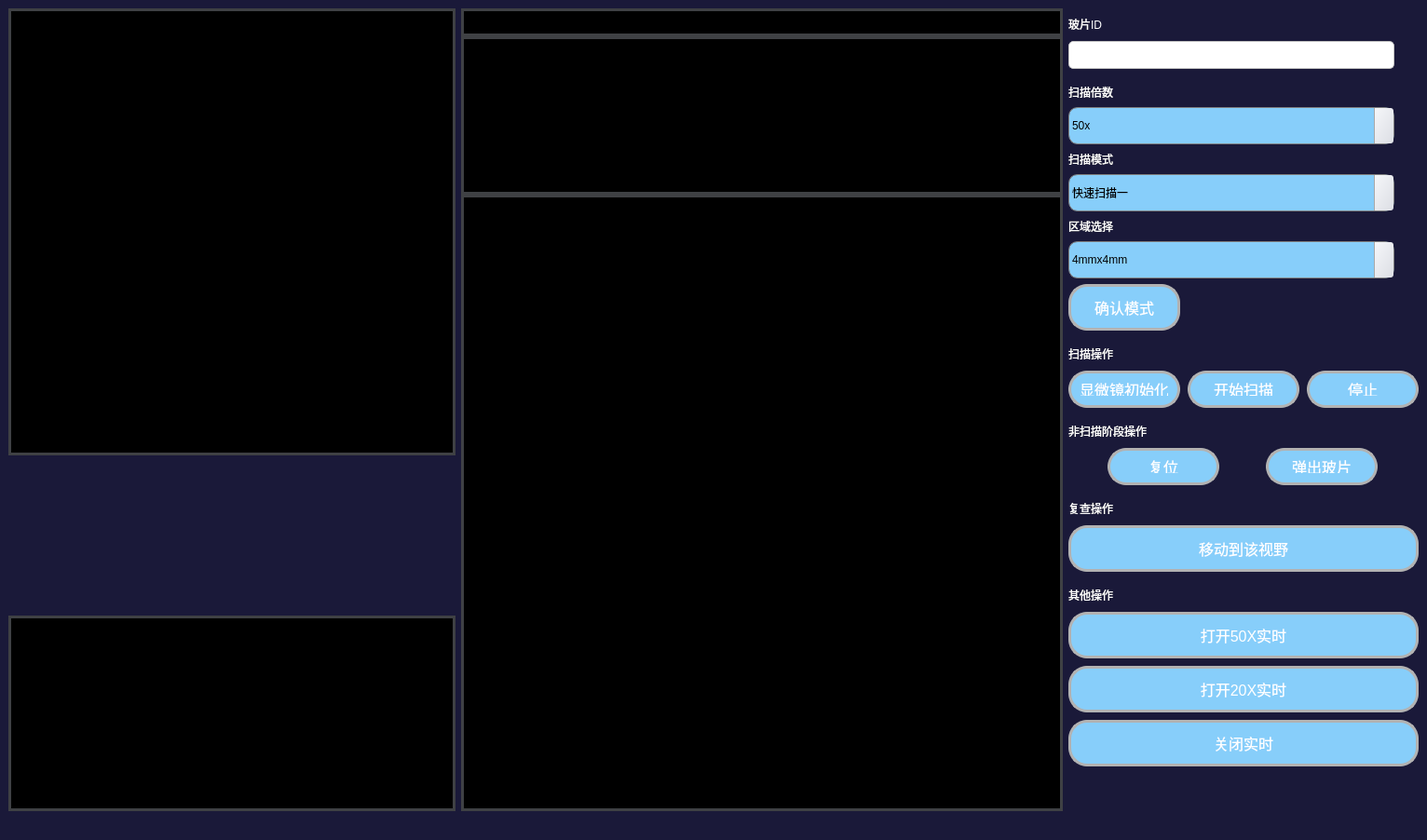
<?xml version="1.0" encoding="UTF-8"?>
<ui version="4.0">
 <class>MainWindow</class>
 <widget class="QMainWindow" name="MainWindow">
  <property name="geometry">
   <rect>
    <x>0</x>
    <y>0</y>
    <width>1532</width>
    <height>902</height>
   </rect>
  </property>
  <property name="minimumSize">
   <size>
    <width>1532</width>
    <height>902</height>
   </size>
  </property>
  <property name="maximumSize">
   <size>
    <width>16777215</width>
    <height>16777215</height>
   </size>
  </property>
  <property name="windowTitle">
   <string>BIOscope</string>
  </property>
  <property name="windowIcon">
   <iconset>
    <normaloff>src/ICON/icon.jpg</normaloff>src/ICON/icon.jpg</iconset>
  </property>
  <property name="styleSheet">
   <string notr="true">background-color: rgb(26, 25, 57);
          color: rgb(255, 255, 255);</string>
  </property>
  <widget class="QWidget" name="centralwidget">
   <layout class="QHBoxLayout" name="horizontalLayout_3">
    <item>
     <layout class="QVBoxLayout" name="verticalLayout">
      <item>
       <widget class="QLabel" name="label_fcous_img">
        <property name="minimumSize">
         <size>
          <width>480</width>
          <height>480</height>
         </size>
        </property>
        <property name="maximumSize">
         <size>
          <width>480</width>
          <height>480</height>
         </size>
        </property>
        <property name="styleSheet">
         <string notr="true">background-color: rgb(0, 0, 0);
border: 3px solid rgb(63, 65, 68);

</string>
        </property>
        <property name="text">
         <string/>
        </property>
       </widget>
      </item>
      <item>
       <widget class="QLabel" name="label_slide">
        <property name="minimumSize">
         <size>
          <width>480</width>
          <height>160</height>
         </size>
        </property>
        <property name="maximumSize">
         <size>
          <width>480</width>
          <height>160</height>
         </size>
        </property>
        <property name="styleSheet">
         <string notr="true">    QLabel {
        background-image: url('./src/480.png'); 
        background-repeat: no-repeat;
        background-position: center;
    }
</string>
        </property>
        <property name="text">
         <string/>
        </property>
       </widget>
      </item>
      <item>
       <widget class="QTextEdit" name="textEdit_log">
        <property name="minimumSize">
         <size>
          <width>480</width>
          <height>0</height>
         </size>
        </property>
        <property name="maximumSize">
         <size>
          <width>480</width>
          <height>16777215</height>
         </size>
        </property>
        <property name="styleSheet">
         <string notr="true">background-color: black; border: 3px solid rgb(63, 65, 68);
</string>
        </property>
       </widget>
      </item>
     </layout>
    </item>
    <item>
     <layout class="QVBoxLayout" name="verticalLayout_2">
      <property name="spacing">
       <number>0</number>
      </property>
      <item>
       <widget class="QLineEdit" name="lineEdit_slide">
        <property name="minimumSize">
         <size>
          <width>0</width>
          <height>30</height>
         </size>
        </property>
        <property name="maximumSize">
         <size>
          <width>16777215</width>
          <height>30</height>
         </size>
        </property>
        <property name="styleSheet">
         <string notr="true">background-color: black; border: 3px solid rgb(63, 65, 68);
</string>
        </property>
       </widget>
      </item>
      <item>
       <widget class="QTextEdit" name="textEdit_infor_only">
        <property name="minimumSize">
         <size>
          <width>0</width>
          <height>170</height>
         </size>
        </property>
        <property name="maximumSize">
         <size>
          <width>16777215</width>
          <height>170</height>
         </size>
        </property>
        <property name="font">
         <font>
          <pointsize>12</pointsize>
         </font>
        </property>
        <property name="styleSheet">
         <string notr="true">background-color: black; border: 3px solid rgb(63, 65, 68);
</string>
        </property>
       </widget>
      </item>
      <item>
       <widget class="QLabel" name="label_camera">
        <property name="minimumSize">
         <size>
          <width>640</width>
          <height>640</height>
         </size>
        </property>
        <property name="styleSheet">
         <string notr="true">background-color: rgb(0, 0, 0);
border: 3px solid rgb(63, 65, 68);

</string>
        </property>
        <property name="text">
         <string/>
        </property>
       </widget>
      </item>
     </layout>
    </item>
    <item>
     <layout class="QVBoxLayout" name="verticalLayout_10">
      <property name="spacing">
       <number>8</number>
      </property>
      <item>
       <layout class="QVBoxLayout" name="verticalLayout_9">
        <item>
         <widget class="QLabel" name="label_17">
          <property name="minimumSize">
           <size>
            <width>350</width>
            <height>20</height>
           </size>
          </property>
          <property name="maximumSize">
           <size>
            <width>350</width>
            <height>20</height>
           </size>
          </property>
          <property name="text">
           <string>玻片ID</string>
          </property>
         </widget>
        </item>
        <item>
         <widget class="QLineEdit" name="lineEdit_ID">
          <property name="minimumSize">
           <size>
            <width>350</width>
            <height>30</height>
           </size>
          </property>
          <property name="maximumSize">
           <size>
            <width>350</width>
            <height>30</height>
           </size>
          </property>
          <property name="styleSheet">
           <string notr="true">QLineEdit {
    background-color: white;
    border-radius: 5px;
    padding: 5px;
    border: 1px solid #c2c2c2;
    color: black;
}

QLineEdit:hover {
    background-color: #e5e5e5;
}

QLineEdit:focus {
    background-color: #ffffff;
    border: 2px solid #2980b9;
}</string>
          </property>
         </widget>
        </item>
       </layout>
      </item>
      <item>
       <layout class="QVBoxLayout" name="verticalLayout_5">
        <property name="spacing">
         <number>6</number>
        </property>
        <item>
         <layout class="QVBoxLayout" name="verticalLayout_20">
          <item>
           <widget class="QLabel" name="label_16">
            <property name="minimumSize">
             <size>
              <width>350</width>
              <height>20</height>
             </size>
            </property>
            <property name="maximumSize">
             <size>
              <width>350</width>
              <height>20</height>
             </size>
            </property>
            <property name="text">
             <string>扫描倍数</string>
            </property>
           </widget>
          </item>
          <item>
           <widget class="QComboBox" name="comboBox_multiple">
            <property name="minimumSize">
             <size>
              <width>113</width>
              <height>40</height>
             </size>
            </property>
            <property name="maximumSize">
             <size>
              <width>350</width>
              <height>40</height>
             </size>
            </property>
            <property name="styleSheet">
             <string notr="true">    QComboBox {
        background-color: rgb(135, 206, 250);;  /* 设置背景颜色 */
        border: 1px solid gray;  /* 设置边框样式 */
        color: black;  /* 设置文本颜色 */
        padding: 1px 18px 1px 3px;
        min-width: 6em;
        border-radius: 10px;  /* 设置圆角半径 */
    }
    QComboBox::drop-down {
        subcontrol-origin: padding;
        subcontrol-position: top right;
        width: 20px;
        border-left-width: 1px;
        border-left-color: darkgray;
        border-left-style: solid;
        border-top-right-radius: 3px;
        border-bottom-right-radius: 3px;
        background: qlineargradient(x1:0, y1:0, x2:1, y2:1, stop:0 #F6F7FA, stop:1 #DCDEE4);
    }</string>
            </property>
            <item>
             <property name="text">
              <string>50x</string>
             </property>
            </item>
            <item>
             <property name="text">
              <string>20x</string>
             </property>
            </item>
           </widget>
          </item>
         </layout>
        </item>
        <item>
         <layout class="QVBoxLayout" name="verticalLayout_18">
          <item>
           <widget class="QLabel" name="label_10">
            <property name="minimumSize">
             <size>
              <width>350</width>
              <height>20</height>
             </size>
            </property>
            <property name="maximumSize">
             <size>
              <width>350</width>
              <height>20</height>
             </size>
            </property>
            <property name="text">
             <string>扫描模式</string>
            </property>
           </widget>
          </item>
          <item>
           <widget class="QComboBox" name="comboBox_mode">
            <property name="minimumSize">
             <size>
              <width>113</width>
              <height>40</height>
             </size>
            </property>
            <property name="maximumSize">
             <size>
              <width>350</width>
              <height>40</height>
             </size>
            </property>
            <property name="styleSheet">
             <string notr="true">    QComboBox {
        background-color: rgb(135, 206, 250);;  /* 设置背景颜色 */
        border: 1px solid gray;  /* 设置边框样式 */
        color: black;  /* 设置文本颜色 */
        padding: 1px 18px 1px 3px;
        min-width: 6em;
        border-radius: 10px;  /* 设置圆角半径 */
    }
    QComboBox::drop-down {
        subcontrol-origin: padding;
        subcontrol-position: top right;
        width: 20px;
        border-left-width: 1px;
        border-left-color: darkgray;
        border-left-style: solid;
        border-top-right-radius: 3px;
        border-bottom-right-radius: 3px;
        background: qlineargradient(x1:0, y1:0, x2:1, y2:1, stop:0 #F6F7FA, stop:1 #DCDEE4);
    }</string>
            </property>
            <item>
             <property name="text">
              <string>快速扫描一</string>
             </property>
            </item>
            <item>
             <property name="text">
              <string>快速扫描二</string>
             </property>
            </item>
            <item>
             <property name="text">
              <string>精准扫描</string>
             </property>
            </item>
           </widget>
          </item>
         </layout>
        </item>
        <item>
         <layout class="QVBoxLayout" name="verticalLayout_19">
          <item>
           <widget class="QLabel" name="label_11">
            <property name="minimumSize">
             <size>
              <width>350</width>
              <height>20</height>
             </size>
            </property>
            <property name="maximumSize">
             <size>
              <width>350</width>
              <height>20</height>
             </size>
            </property>
            <property name="text">
             <string>区域选择</string>
            </property>
           </widget>
          </item>
          <item>
           <widget class="QComboBox" name="comboBox_region">
            <property name="minimumSize">
             <size>
              <width>113</width>
              <height>40</height>
             </size>
            </property>
            <property name="maximumSize">
             <size>
              <width>350</width>
              <height>40</height>
             </size>
            </property>
            <property name="styleSheet">
             <string notr="true">    QComboBox {
        background-color: rgb(135, 206, 250);;  /* 设置背景颜色 */
        border: 1px solid gray;  /* 设置边框样式 */
        color: black;  /* 设置文本颜色 */
        padding: 1px 18px 1px 3px;
        min-width: 6em;
        border-radius: 10px;  /* 设置圆角半径 */
    }
    QComboBox::drop-down {
        subcontrol-origin: padding;
        subcontrol-position: top right;
        width: 20px;
        border-left-width: 1px;
        border-left-color: darkgray;
        border-left-style: solid;
        border-top-right-radius: 3px;
        border-bottom-right-radius: 3px;
        background: qlineargradient(x1:0, y1:0, x2:1, y2:1, stop:0 #F6F7FA, stop:1 #DCDEE4);
    }</string>
            </property>
            <item>
             <property name="text">
              <string>4mmx4mm</string>
             </property>
            </item>
            <item>
             <property name="text">
              <string>8mmx8mm</string>
             </property>
            </item>
            <item>
             <property name="text">
              <string>15mmx15mm</string>
             </property>
            </item>
           </widget>
          </item>
         </layout>
        </item>
        <item>
         <widget class="QPushButton" name="pushButton_save_setup">
          <property name="minimumSize">
           <size>
            <width>120</width>
            <height>40</height>
           </size>
          </property>
          <property name="maximumSize">
           <size>
            <width>40</width>
            <height>16777215</height>
           </size>
          </property>
          <property name="styleSheet">
           <string notr="true">QPushButton {
        background-color: rgb(135, 206, 250);
        color: white;
        border-radius: 20px;
        padding: 10px;
        font-size: 16px;
        border: none;
        text-align: center;
border-style: solid;
        border-width: 3px;
border-color: #b2b2b2;
    }
    QPushButton:hover {
        background-color: rgb(70, 130, 180);
    }
    QPushButton:pressed {
        background-color: rgb(30, 144, 255);
    }
    QPushButton:disabled {
        background-color: rgb(192, 192, 192);
    }</string>
          </property>
          <property name="text">
           <string>确认模式</string>
          </property>
         </widget>
        </item>
       </layout>
      </item>
      <item>
       <layout class="QVBoxLayout" name="verticalLayout_3">
        <item>
         <widget class="QLabel" name="label_12">
          <property name="minimumSize">
           <size>
            <width>350</width>
            <height>20</height>
           </size>
          </property>
          <property name="maximumSize">
           <size>
            <width>350</width>
            <height>20</height>
           </size>
          </property>
          <property name="text">
           <string>扫描操作</string>
          </property>
         </widget>
        </item>
        <item>
         <layout class="QHBoxLayout" name="horizontalLayout">
          <item>
           <widget class="QPushButton" name="pushButton_initialize">
            <property name="minimumSize">
             <size>
              <width>120</width>
              <height>40</height>
             </size>
            </property>
            <property name="maximumSize">
             <size>
              <width>40</width>
              <height>16777215</height>
             </size>
            </property>
            <property name="styleSheet">
             <string notr="true">QPushButton {
        background-color: rgb(135, 206, 250);
        color: white;
        border-radius: 20px;
        padding: 10px;
        font-size: 16px;
        border: none;
        text-align: center;
border-style: solid;
        border-width: 3px;
border-color: #b2b2b2;
    }
    QPushButton:hover {
        background-color: rgb(70, 130, 180);
    }
    QPushButton:pressed {
        background-color: rgb(30, 144, 255);
    }
    QPushButton:disabled {
        background-color: rgb(192, 192, 192);
    }</string>
            </property>
            <property name="text">
             <string>显微镜初始化</string>
            </property>
           </widget>
          </item>
          <item>
           <widget class="QPushButton" name="pushButton_run">
            <property name="minimumSize">
             <size>
              <width>120</width>
              <height>40</height>
             </size>
            </property>
            <property name="maximumSize">
             <size>
              <width>120</width>
              <height>40</height>
             </size>
            </property>
            <property name="styleSheet">
             <string notr="true">QPushButton {
        background-color: rgb(135, 206, 250);
        color: white;
        border-radius: 20px;
        padding: 10px;
        font-size: 16px;
        border: none;
        text-align: center;
border-style: solid;
        border-width: 3px;
border-color: #b2b2b2;
    }
    QPushButton:hover {
        background-color: rgb(70, 130, 180);
    }
    QPushButton:pressed {
        background-color: rgb(30, 144, 255);
    }
    QPushButton:disabled {
        background-color: rgb(192, 192, 192);
    }</string>
            </property>
            <property name="text">
             <string>开始扫描</string>
            </property>
           </widget>
          </item>
          <item>
           <widget class="QPushButton" name="pushButton_stop">
            <property name="minimumSize">
             <size>
              <width>120</width>
              <height>40</height>
             </size>
            </property>
            <property name="maximumSize">
             <size>
              <width>120</width>
              <height>40</height>
             </size>
            </property>
            <property name="styleSheet">
             <string notr="true">QPushButton {
        background-color: rgb(135, 206, 250);
        color: white;
        border-radius: 20px;
        padding: 10px;
        font-size: 16px;
        border: none;
        text-align: center;
border-style: solid;
        border-width: 3px;
border-color: #b2b2b2;
    }
    QPushButton:hover {
        background-color: rgb(70, 130, 180);
    }
    QPushButton:pressed {
        background-color: rgb(30, 144, 255);
    }
    QPushButton:disabled {
        background-color: rgb(192, 192, 192);
    }</string>
            </property>
            <property name="text">
             <string>停止</string>
            </property>
           </widget>
          </item>
         </layout>
        </item>
       </layout>
      </item>
      <item>
       <layout class="QVBoxLayout" name="verticalLayout_6">
        <item>
         <widget class="QLabel" name="label_13">
          <property name="minimumSize">
           <size>
            <width>350</width>
            <height>20</height>
           </size>
          </property>
          <property name="maximumSize">
           <size>
            <width>350</width>
            <height>20</height>
           </size>
          </property>
          <property name="text">
           <string>非扫描阶段操作</string>
          </property>
         </widget>
        </item>
        <item>
         <layout class="QHBoxLayout" name="horizontalLayout_2">
          <item>
           <widget class="QPushButton" name="pushButton_reset">
            <property name="minimumSize">
             <size>
              <width>120</width>
              <height>40</height>
             </size>
            </property>
            <property name="maximumSize">
             <size>
              <width>120</width>
              <height>40</height>
             </size>
            </property>
            <property name="styleSheet">
             <string notr="true">QPushButton {
        background-color: rgb(135, 206, 250);
        color: white;
        border-radius: 20px;
        padding: 10px;
        font-size: 16px;
        border: none;
        text-align: center;
border-style: solid;
        border-width: 3px;
border-color: #b2b2b2;
    }
    QPushButton:hover {
        background-color: rgb(70, 130, 180);
    }
    QPushButton:pressed {
        background-color: rgb(30, 144, 255);
    }
    QPushButton:disabled {
        background-color: rgb(192, 192, 192);
    }</string>
            </property>
            <property name="text">
             <string>复位</string>
            </property>
           </widget>
          </item>
          <item>
           <widget class="QPushButton" name="pushButton_eject">
            <property name="minimumSize">
             <size>
              <width>120</width>
              <height>40</height>
             </size>
            </property>
            <property name="maximumSize">
             <size>
              <width>120</width>
              <height>40</height>
             </size>
            </property>
            <property name="styleSheet">
             <string notr="true">QPushButton {
        background-color: rgb(135, 206, 250);
        color: white;
        border-radius: 20px;
        padding: 10px;
        font-size: 16px;
        border: none;
        text-align: center;
border-style: solid;
        border-width: 3px;
border-color: #b2b2b2;
    }
    QPushButton:hover {
        background-color: rgb(70, 130, 180);
    }
    QPushButton:pressed {
        background-color: rgb(30, 144, 255);
    }
    QPushButton:disabled {
        background-color: rgb(192, 192, 192);
    }</string>
            </property>
            <property name="text">
             <string>弹出玻片</string>
            </property>
           </widget>
          </item>
         </layout>
        </item>
       </layout>
      </item>
      <item>
       <layout class="QVBoxLayout" name="verticalLayout_7">
        <item>
         <widget class="QLabel" name="label_14">
          <property name="minimumSize">
           <size>
            <width>350</width>
            <height>20</height>
           </size>
          </property>
          <property name="maximumSize">
           <size>
            <width>350</width>
            <height>20</height>
           </size>
          </property>
          <property name="text">
           <string>复查操作</string>
          </property>
         </widget>
        </item>
        <item>
         <widget class="QPushButton" name="pushButton_move2view">
          <property name="styleSheet">
           <string notr="true">QPushButton {
        background-color: rgb(135, 206, 250);
        color: white;
        border-radius: 20px;
        padding: 10px;
        font-size: 16px;
        border: none;
        text-align: center;
border-style: solid;
        border-width: 3px;
border-color: #b2b2b2;
    }
    QPushButton:hover {
        background-color: rgb(70, 130, 180);
    }
    QPushButton:pressed {
        background-color: rgb(30, 144, 255);
    }
    QPushButton:disabled {
        background-color: rgb(192, 192, 192);
    }</string>
          </property>
          <property name="text">
           <string>移动到该视野</string>
          </property>
         </widget>
        </item>
       </layout>
      </item>
      <item>
       <layout class="QVBoxLayout" name="verticalLayout_8">
        <item>
         <widget class="QLabel" name="label_15">
          <property name="minimumSize">
           <size>
            <width>350</width>
            <height>20</height>
           </size>
          </property>
          <property name="maximumSize">
           <size>
            <width>350</width>
            <height>20</height>
           </size>
          </property>
          <property name="text">
           <string>其他操作</string>
          </property>
         </widget>
        </item>
        <item>
         <layout class="QVBoxLayout" name="verticalLayout_4">
          <item>
           <widget class="QPushButton" name="pushButton_50Xlive">
            <property name="styleSheet">
             <string notr="true">QPushButton {
        background-color: rgb(135, 206, 250);
        color: white;
        border-radius: 20px;
        padding: 10px;
        font-size: 16px;
        border: none;
        text-align: center;
border-style: solid;
        border-width: 3px;
border-color: #b2b2b2;
    }
    QPushButton:hover {
        background-color: rgb(70, 130, 180);
    }
    QPushButton:pressed {
        background-color: rgb(30, 144, 255);
    }
    QPushButton:disabled {
        background-color: rgb(192, 192, 192);
    }</string>
            </property>
            <property name="text">
             <string>打开50X实时</string>
            </property>
           </widget>
          </item>
          <item>
           <widget class="QPushButton" name="pushButton_20Xlive">
            <property name="styleSheet">
             <string notr="true">QPushButton {
        background-color: rgb(135, 206, 250);
        color: white;
        border-radius: 20px;
        padding: 10px;
        font-size: 16px;
        border: none;
        text-align: center;
border-style: solid;
        border-width: 3px;
border-color: #b2b2b2;
    }
    QPushButton:hover {
        background-color: rgb(70, 130, 180);
    }
    QPushButton:pressed {
        background-color: rgb(30, 144, 255);
    }
    QPushButton:disabled {
        background-color: rgb(192, 192, 192);
    }</string>
            </property>
            <property name="text">
             <string>打开20X实时</string>
            </property>
           </widget>
          </item>
          <item>
           <widget class="QPushButton" name="pushButton_live_close">
            <property name="styleSheet">
             <string notr="true">QPushButton {
        background-color: rgb(135, 206, 250);
        color: white;
        border-radius: 20px;
        padding: 10px;
        font-size: 16px;
        border: none;
        text-align: center;
border-style: solid;
        border-width: 3px;
border-color: #b2b2b2;
    }
    QPushButton:hover {
        background-color: rgb(70, 130, 180);
    }
    QPushButton:pressed {
        background-color: rgb(30, 144, 255);
    }
    QPushButton:disabled {
        background-color: rgb(192, 192, 192);
    }</string>
            </property>
            <property name="text">
             <string>关闭实时</string>
            </property>
           </widget>
          </item>
         </layout>
        </item>
       </layout>
      </item>
      <item>
       <layout class="QHBoxLayout" name="horizontalLayout_6">
        <item>
         <widget class="QLabel" name="label_x">
          <property name="minimumSize">
           <size>
            <width>0</width>
            <height>21</height>
           </size>
          </property>
          <property name="maximumSize">
           <size>
            <width>16777215</width>
            <height>21</height>
           </size>
          </property>
          <property name="text">
           <string/>
          </property>
         </widget>
        </item>
        <item>
         <widget class="QLabel" name="label_y">
          <property name="minimumSize">
           <size>
            <width>0</width>
            <height>21</height>
           </size>
          </property>
          <property name="maximumSize">
           <size>
            <width>16777215</width>
            <height>21</height>
           </size>
          </property>
          <property name="text">
           <string/>
          </property>
         </widget>
        </item>
        <item>
         <widget class="QLabel" name="label_z">
          <property name="minimumSize">
           <size>
            <width>0</width>
            <height>21</height>
           </size>
          </property>
          <property name="maximumSize">
           <size>
            <width>16777215</width>
            <height>21</height>
           </size>
          </property>
          <property name="text">
           <string/>
          </property>
         </widget>
        </item>
       </layout>
      </item>
     </layout>
    </item>
   </layout>
  </widget>
  <widget class="QMenuBar" name="menubar">
   <property name="geometry">
    <rect>
     <x>0</x>
     <y>0</y>
     <width>1532</width>
     <height>22</height>
    </rect>
   </property>
  </widget>
  <widget class="QStatusBar" name="statusbar"/>
 </widget>
 <resources/>
 <connections/>
</ui>
